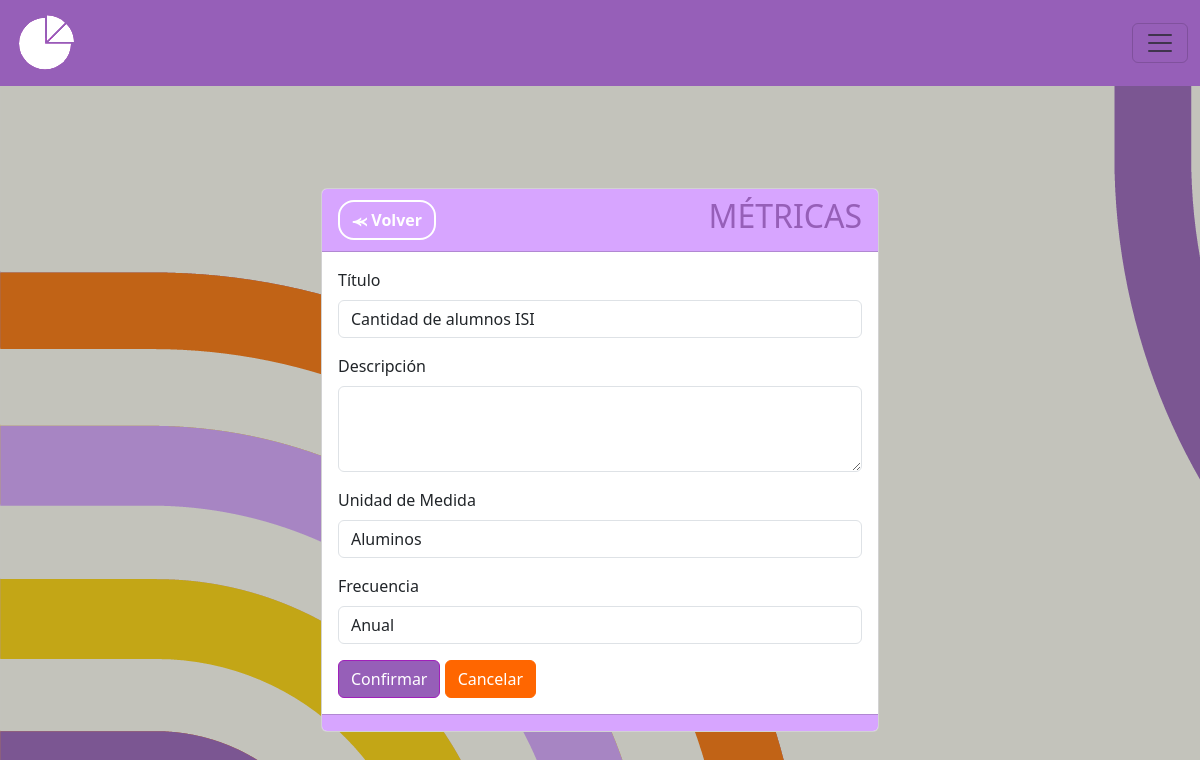
/metricas/editar/2, run on the app's committed database.
### MIReApp/models.py (models this page shows, shortened)
class Metrica(models.Model):
    id = models.AutoField(primary_key=True)
    titulo = models.CharField(max_length=100,
                              verbose_name='Título',
                              unique= True,
                              validators= [
                                  RegexValidator(regex= r'^[a-zA-Z\s]*$',
                                                 message="El nombre no puede contener caracteres especiales.",
                                                 code='invalid_nombre')
                              ])
    descripcion = models.TextField(max_length=100, verbose_name='Descripción', blank=True, null=True)  #blank=True y null=True permiten que el campo se envie vacio
    unidad_medida = models.CharField(max_length=100,
                                        verbose_name='Unidad de Medida',
                                        validators= [
                                            RegexValidator(regex= r'^[a-zA-Z\s]*$',
                                                            message="La unidad de medida no puede contener caracteres especiales",
                                                            code='invalid_nombre')
                                        ])
    frecuencia = models.CharField(max_length=10, choices=FRECUENCIAS)
    valor = models.IntegerField(verbose_name='Valor', validators=[MinValueValidator(0, message="El valor no puede ser negativo")], default=0)
    year = models.PositiveIntegerField(verbose_name='Ingrese año:', validators=[validate_year])
    month = models.CharField(max_length=10, verbose_name='Ingrese mes:', choices=MESES, blank=True, null=True)
    semestral = models.CharField(max_length=15, verbose_name='Ingrese semestre:', choices=SEMESTRES, blank=True, null=True,)
    year2 = models.PositiveIntegerField(blank=True, null=True, verbose_name='Segundo año')

### MIReApp/views.py (the view)
# urls.py: path('metricas/editar/<int:id>', views.editar_metricas, name='editar'),
def editar_metricas(request, id):
    metrica = get_object_or_404(Metrica, id=id)
    formulario = MetricaFormEditar(request.POST or None, request.FILES or None, instance=metrica)
    if request.method == 'POST':
        formulario = MetricaFormEditar(request.POST, instance=metrica)
        if formulario.is_valid():
            formulario.save()
        return redirect('metricas')
    else:
        form = MetricaForm(instance = metrica)
    return render(request, 'metricas/editar.html', {'formulario': formulario})

### MIReApp/forms.py
class MetricaFormEditar(forms.ModelForm):
    class Meta:
        model = Metrica
        fields = ['titulo', 'descripcion', 'unidad_medida', 'frecuencia']
        widgets = {
            'descripcion': forms.Textarea(attrs={'cols': 10, 'rows': 3}),
            'titulo': forms.TextInput(attrs={'readonly': 'readonly'}),
            'unidad_medida': forms.TextInput(attrs={'readonly': 'readonly'}),
            'frecuencia': forms.TextInput(attrs={'readonly': 'readonly'}),
        }
    def __init__(self, *args, **kwargs):
        super().__init__(*args, **kwargs)
        for i in self.fields:
            self.fields[i].widget.attrs.update({'class':'form-control'})

### MIReApp/templates/metricas/editar.html (shortened to what this page needs)
{% extends "base.html" %}
{% block contenido %}
<center>
<br>
<br>
<br>
<br>
<div class="card col-md-6" style="text-align: left;">
    <div class="card-header fw-bold" style="background-color: #D7A5FF;color: #fff;">
        <div style="display: flex; justify-content: space-between; align-items: center;">
            <span>
                <a href="{% url 'metricas' %}" class="btn btn-secondary rounded-4 fw-bold" style="background-color: transparent; color: #ffff;border-color: #ffff;border-width: 2px;">⪻ Volver</a>
            </span>
            <span>
                <h2 style="color: #965FB8;">MÉTRICAS</h2>
            </span>
        </div>
    </div>
    <div class="card-body">
        {%  include 'metricas/form.html' %}
    </div>
    <div class="card-footer text-muted" style="background-color: #D7A5FF;"></div>
</div>
</center>
{% endblock %}

### MIReApp/templates/metricas/form.html (shortened to what this page needs)
<form enctype="multipart/form-data" method="post">
  {% for campo in formulario %}
    <div class="mb-3">
      <label for="{{ campo.id_for_label }}" class="form-label">{{ campo.label }}</label>
      {{ campo }}
    </div>
  {% endfor %}
  <input name="" id="" class="btn btn-success" style="background-color: #965FB8; border-color: #a020ba;" type="submit" value="Confirmar">
  <a name="" id="" class="btn btn-success" style="background-color: #f60; border-color: #f60;" href="{% url 'metricas' %}" role="button">Cancelar</a>
</form>

### MIReApp/static/css/base.css (style rules this page uses)
html, body { margin: 0; width: 100%; height: 100%; display: flex; justify-content: center; align-items: center; font-family: 'Dosis', sans-serif; font-weight: 300; -webkit-user-select: none; -moz-user-select: none; -ms-user-select: none; user-select: none; }
h2 { color: #965FB8; }

### data on the page
Metrica: formulario "Cantidad de alumnos ISI" "Aluminos" "Anual"

### other printed values
{{ campo.label }} "Título" "Descripción" "Unidad de Medida" "Frecuencia"
